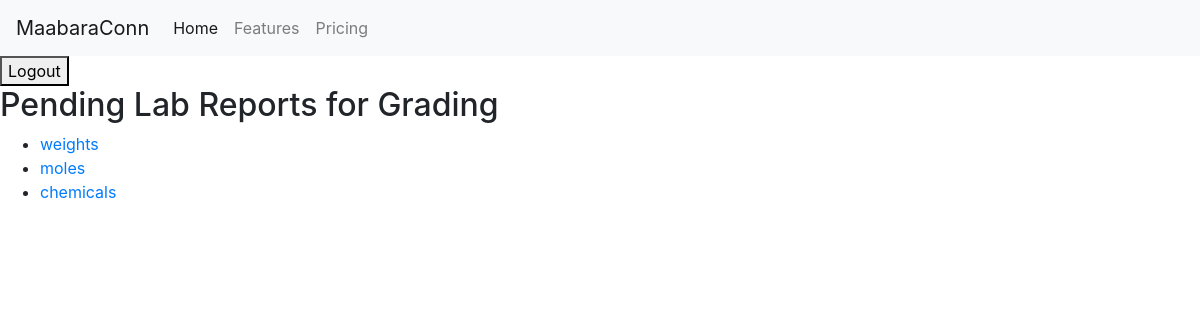
The page /users/lab-reports/grading/ (signed in) on the database as committed earlier.
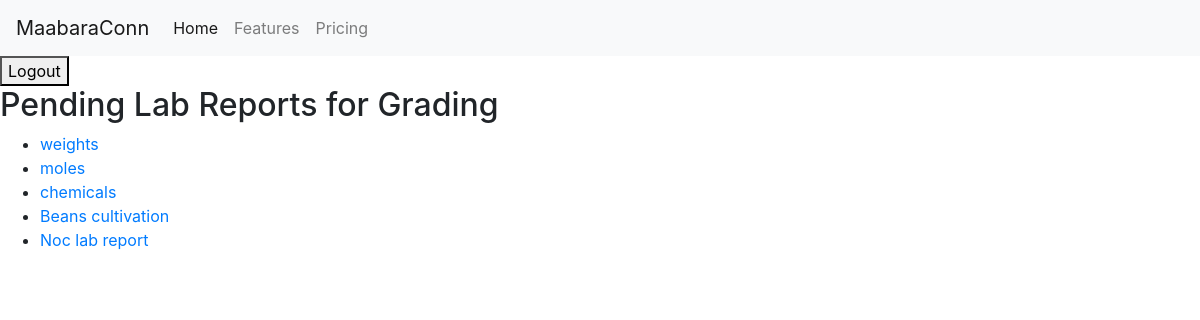
The same page on the database as committed later.
### users/models.py (models this page shows, shortened)
class LabReport(models.Model):
    REPORT_TYPE_CHOICES = [
        ('IND', 'Individual'),
        ('GRP', 'Group'),]
    report_type = models.CharField(
        max_length=3, choices=REPORT_TYPE_CHOICES, default='IND')
    creator = models.ForeignKey(
        settings.AUTH_USER_MODEL, on_delete=models.CASCADE, related_name='lab_reports')
    course = models.ForeignKey(
        Course, on_delete=models.CASCADE, related_name='lab_reports')
    title = models.CharField(max_length=255)
    description = models.TextField()
    laboratory = models.ForeignKey(
        Laboratory, on_delete=models.CASCADE, related_name='lab_reports', null=True)
    document = models.FileField(upload_to='lab_reports/')
    submitted_at = models.DateTimeField(auto_now_add=True)
    status = models.CharField(max_length=100, default='Pending')
    template = models.ForeignKey(
        LabTemplate, on_delete=models.SET_NULL, null=True, blank=True, related_name='lab_reports')

### users/views.py (the view)
# urls.py: path('lab-reports/grading/', views.lab_reports_for_grading,
@login_required
def lab_reports_for_grading(request):
    if request.user.role == User.Role.LAB_TECH:
        reports = LabReport.objects.filter(
            status='Pending').prefetch_related('responses')
    else:
        reports = []
    return render(request, 'grading/lab_reports_for_grading.html', {'reports': reports})

### users/templates/grading/lab_reports_for_grading.html
{% extends "base.html" %} {% block content %}
<h2>Pending Lab Reports for Grading</h2>
<ul>
  {% for report in reports %}
  <li>
    <a href="{% url 'lab_report_detail_for_tech' report.id %}"
      >{{ report.title }}</a
    >
  </li>
  {% empty %}
  <li>No lab reports pending grading.</li>
  {% endfor %}
</ul>
{% endblock %}

Rows that differ between the two databases and show on the page:
added LabReport: title "Beans cultivation"
added LabReport: title "Noc lab report"
